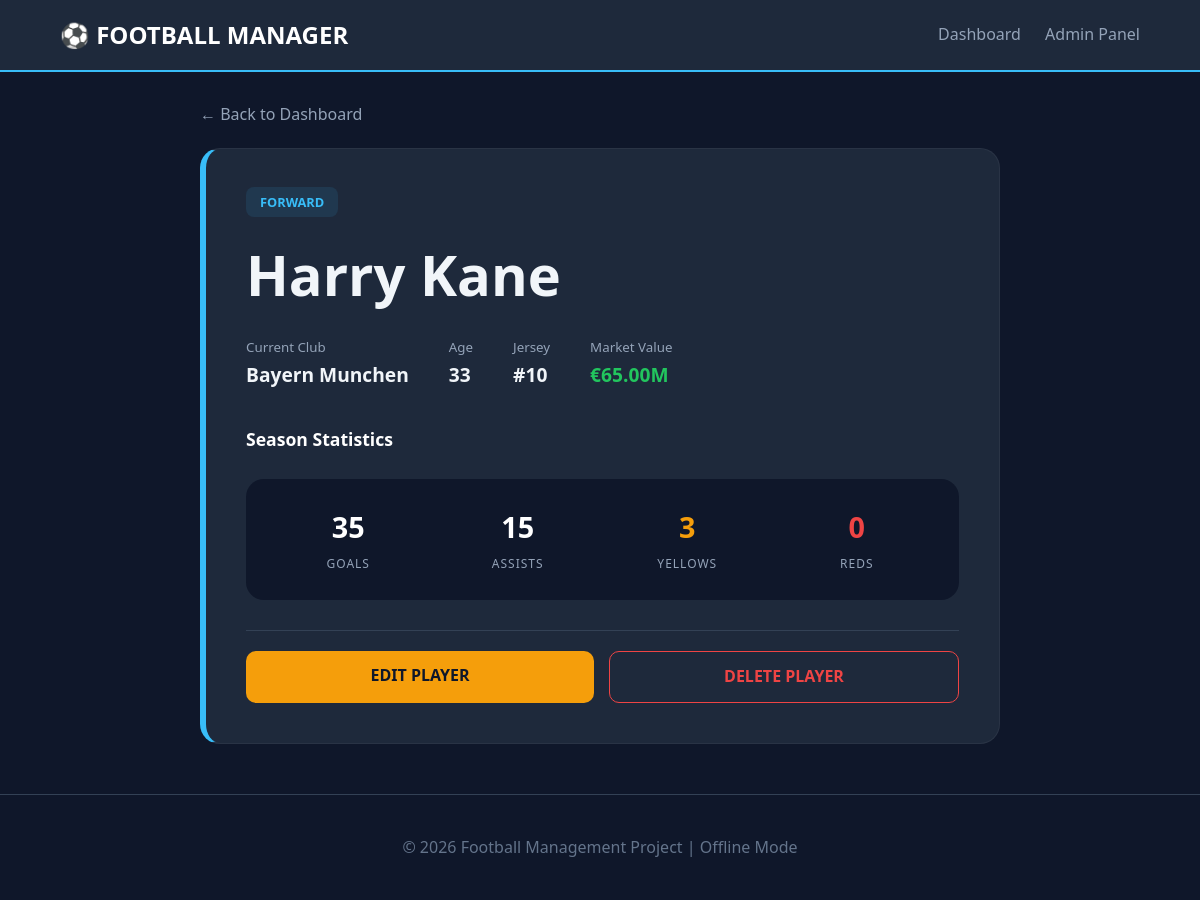
/player/1/, run on the app's committed database.
### teams/models.py (models this page shows, shortened)
class Player(models.Model):
    POSITIONS = [('GK', 'Goalkeeper'), ('DF', 'Defender'), ('MF', 'Midfielder'), ('FW', 'Forward')]
    team = models.ForeignKey(Team, on_delete=models.CASCADE, related_name='players')
    full_name = models.CharField(max_length=100)
    age = models.PositiveIntegerField()
    position = models.CharField(max_length=2, choices=POSITIONS)
    jersey_number = models.PositiveIntegerField()
    market_value = models.DecimalField(max_digits=12, decimal_places=2)
    photo_url = models.URLField(max_length=500, null=True, blank=True)
    is_injured = models.BooleanField(default=False)

class Team(models.Model):
    name = models.CharField(max_length=100)
    country = models.CharField(max_length=50)
    stadium = models.CharField(max_length=100)
    logo_url = models.URLField(max_length=500, null=True, blank=True)
    founded_year = models.PositiveIntegerField(null=True, blank=True)

class PlayerStats(models.Model):
    player = models.OneToOneField(Player, on_delete=models.CASCADE, related_name='stats')
    goals = models.PositiveIntegerField(default=0)
    assists = models.PositiveIntegerField(default=0)
    yellow_cards = models.PositiveIntegerField(default=0)
    red_cards = models.PositiveIntegerField(default=0)
    minutes_played = models.PositiveIntegerField(default=0)

### teams/views.py (the view)
# urls.py: path('player/<int:player_id>/', views.player_detail, name='player_detail'),
def player_detail(request, player_id):
    player = get_object_or_404(Player.objects.select_related('team', 'stats'), id=player_id)
    return render(request, 'teams/player_detail.html', {'player': player})

### teams/templates/teams/player_detail.html (shortened to what this page needs)
{% extends 'teams/base.html' %}
{% block content %}
<div class="detail-container" style="max-width: 800px; margin: 0 auto;">
    <a href="/" style="display: inline-block; margin-bottom: 20px; color: var(--secondary); text-decoration: none;">← Back to Dashboard</a>
    <div class="m-card">
        <span style="background: rgba(56, 189, 248, 0.1); color: var(--primary); padding: 6px 14px; border-radius: 8px; font-weight: 800; font-size: 0.8rem; text-transform: uppercase;">
            {{ player.get_position_display }}
        </span>
        <h1 style="font-size: 3.5rem; margin: 15px 0; font-weight: 800;">{{ player.full_name }}</h1>
        <div style="display: flex; gap: 40px; margin-bottom: 35px; flex-wrap: wrap;">
            <div><small style="color: var(--secondary);">Current Club</small><br><b style="font-size: 1.2rem;">{{ player.team.name }}</b></div>
            <div><small style="color: var(--secondary);">Age</small><br><b style="font-size: 1.2rem;">{{ player.age }}</b></div>
            <div><small style="color: var(--secondary);">Jersey</small><br><b style="font-size: 1.2rem;">#{{ player.jersey_number }}</b></div>
            <div><small style="color: var(--secondary);">Market Value</small><br><b style="font-size: 1.2rem; color: var(--success);">€{{ player.market_value }}M</b></div>
        </div>
        <h3 style="margin-bottom: 15px; font-size: 1.1rem; color: white;">Season Statistics</h3>
        <div class="stats-grid">
            <div><span class="stat-val" style="color: #fff;">{{ player.stats.goals|default:0 }}</span><small class="stat-lbl">Goals</small></div>
            <div><span class="stat-val" style="color: #fff;">{{ player.stats.assists|default:0 }}</span><small class="stat-lbl">Assists</small></div>
            <div><span class="stat-val" style="color: var(--warning);">{{ player.stats.yellow_cards|default:0 }}</span><small class="stat-lbl">Yellows</small></div>
            <div><span class="stat-val" style="color: var(--danger);">{{ player.stats.red_cards|default:0 }}</span><small class="stat-lbl">Reds</small></div>
        </div>
        <div class="action-bar">
            <a href="{% url 'player_update' player.id %}" class="btn-crud btn-edit">
                EDIT PLAYER
            </a>
            <a href="{% url 'player_delete' player.id %}" class="btn-crud btn-delete">
                DELETE PLAYER
            </a>
        </div>
    </div>
</div>
{% endblock %}

### teams/templates/teams/base.html (style rules this page uses)
* { margin: 0; padding: 0; box-sizing: border-box; }
body { background-color: #0f172a; color: #f1f5f9; font-family: 'Segoe UI', Roboto, sans-serif; line-height: 1.6; }

### teams/templates/teams/player_detail.html (style rules this page uses)
:root { --primary: #38bdf8; --secondary: #94a3b8; --bg-dark: #0f172a; --card-bg: #1e293b; --success: #22c55e; --warning: #f59e0b; --danger: #ef4444; }
.m-card { background: var(--card-bg); border-radius: 20px; padding: 40px; border: 1px solid rgba(255,255,255,0.05); border-left: 6px solid var(--primary); }
.stats-grid { display: grid; grid-template-columns: repeat(4, 1fr); gap: 15px; text-align: center; background: #0f172a; padding: 25px; border-radius: 18px; margin: 25px 0; }
.stat-val { font-size: 1.8rem; display: block; font-weight: bold; }
.stat-lbl { color: var(--secondary); font-size: 0.75rem; text-transform: uppercase; letter-spacing: 1px; }
.action-bar { display: flex; gap: 15px; margin-top: 30px; padding-top: 20px; border-top: 1px solid #334155; }
.btn-crud { flex: 1; padding: 12px; border-radius: 10px; text-align: center; text-decoration: none; font-weight: bold; transition: 0.3s; }
.btn-edit { background: var(--warning); color: #0f172a; }
.btn-delete { background: transparent; color: var(--danger); border: 1px solid var(--danger); }

### data on the page
Player: position "FORWARD", full_name "Harry Kane", team.name "Bayern Munchen", age "33", jersey_number "10", market_value "65.00", stats.goals "35", stats.assists "15", stats.yellow_cards "3", stats.red_cards "0"
